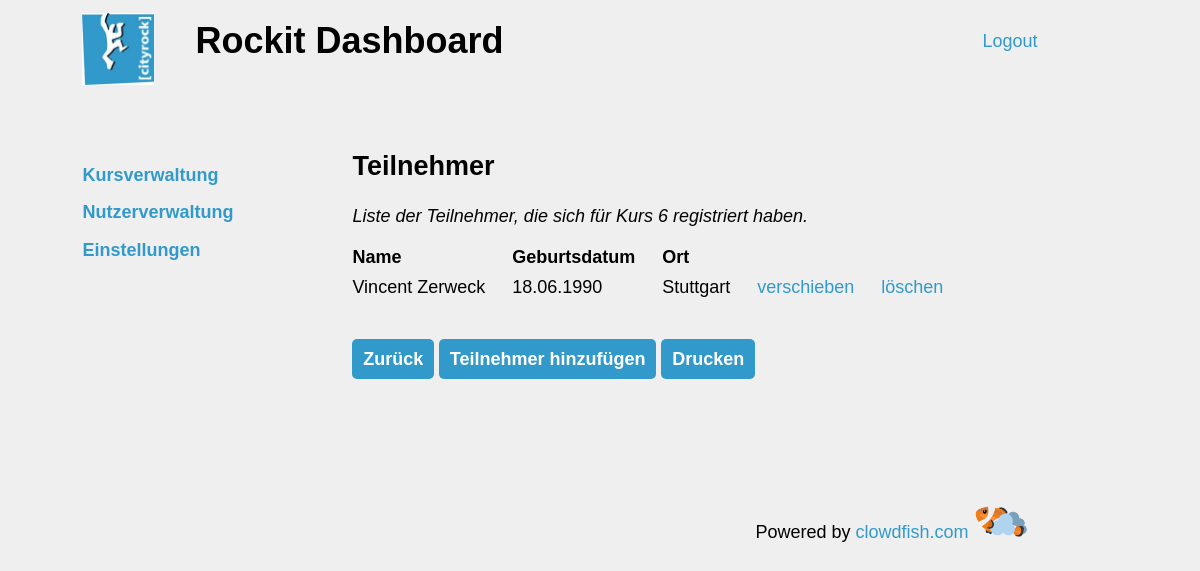
Page /site/registrants.php?id=6 (signed in) on the committed database.
### tables this page shows
CREATE TABLE `registrant` (
  `id` int(11) NOT NULL AUTO_INCREMENT,
  `first_name` varchar(45) DEFAULT NULL,
  `last_name` varchar(45) DEFAULT NULL,
  `street` varchar(60) DEFAULT NULL,
  `zip` int(6) DEFAULT NULL,
  `city` varchar(45) DEFAULT NULL,
  `birthday` varchar(10) DEFAULT NULL,
  `email` varchar(60) DEFAULT NULL,
  `phone` varchar(20) DEFAULT NULL,
  `mobile` varchar(20) DEFAULT NULL,
  PRIMARY KEY (`id`),
  UNIQUE KEY `id_UNIQUE` (`id`)
);

### site/registrants.php (the view, shortened to what this page needs)
<?php
include_once('_init.php');
if(isset($_POST['new'])) {
	$success = false;
	if(preg_match("/\d{2}.\d{2}.\d{4}/", $_POST['birthday']))
		$success = addRegistrant($_GET['id'], $_POST['firstname'], $_POST['lastname'],
														 $_POST['street'], $_POST['zip'], $_POST['city'],
														 $_POST['birthday'], $_POST['email']);
	$title = "Neuer Teilnehmer";
	if($success)
		$content = "Teilnehmer wurde erfolgreich hinzugefügt.";
	else
		$content = "Fehler: Teilnehmer konnte nicht hinzugefügt werden.";
	include('_main.php');
}
else {
	$course = getCourse($_GET['id']);
	$registrants = getRegistrants($_GET['id']);
	if(isset($_GET['action'])) {
		if($_GET['action'] == 'print') {
			require('./lib/fpdf/fpdf.php');
			$title = utf8_decode("Teilnehmerliste für den");
			$title .= " " . $course['dates'][0]['date']->format('j.n.Y');
			$pdf = new FPDF();
			$pdf->SetMargins(15, 20);
			$pdf->AddPage();
			$pdf->SetFont('Arial','B',16);
			$pdf->Cell(0,18,$title,0,1,'L');
			foreach($registrants as $registrant) {
				$firstname = utf8_decode($registrant['first_name']);
				$lastname = utf8_decode($registrant['last_name']);
				$text = "{$firstname} {$lastname}";
				$text .= " ({$registrant['birthday']})";
				$pdf->SetFont('Arial','B',12);
				$pdf->Cell(0,5,$text,0,0,'L');
				$pdf->ln();
				$street = utf8_decode($registrant['street']);
				$city = utf8_decode($registrant['city']);
				$text = "{$street}, {$registrant['zip']} {$city}";
				$pdf->SetFont('Arial','',12);
				$pdf->Cell(0,5,$text,0,0,'L');
				$pdf->ln();
				$text = "{$registrant['email']}, {$registrant['phone']}";
				$pdf->Cell(0,5,$text,0,0,'L');
				$pdf->ln();
				$pdf->ln();
			}
			$pdf->Output();
		}
		else if($_GET['action'] == 'new') {
			$title = "Teilnehmer hinzufügen";
			$content = "
				<form method='post' onsubmit='return cityrock.validateForm(this);'>
					<label for='firstname'>Vorname</label>
					<input type='text' placeholder='Max' name='firstname'>
					<label for='lastname'>Nachname</label>
					<input type='text' placeholder='Mustermann' name='lastname'>
					<label for='street'>Straße und Hausnummer</label>
					<input type='text' placeholder='Musterstraße 2' name='street'>
					<label for='zip'>Postleitzahl</label>
					<input type='text' placeholder='123456' name='zip' class='zip'>
					<label for='city'>Ort</label>
					<input type='text' placeholder='Musterstadt' name='city'>
					<label for='birthday'>Geburtsdatum</label>
					<input type='text' placeholder='01.01.1900' name='birthday' class='date'>
					<label for='email'>Email Adresse</label>
					<input type='text' placeholder='max@mustermann.de' name='email' class='email'>
					<input type='hidden' value='true' name='new'>
					<a href='./' class='button error'>Abbrechen</a>
					<input type='submit' value='Erstellen' class='button'>
				</form>";
			$content_class = "registrants";
			include('_main.php');
		}
	}
	else {
		$content = "
			<p>Liste der Teilnehmer, die sich für Kurs {$_GET['id']} registriert haben.</p>
			<div class='list'>
				<span class='list-heading'>
					<span>Name</span>
					<span>Geburtsdatum</span>
					<span class='no-mobile'>Ort</span>
					<span class='no-mobile'></span>
					<span></span>
				</span>";
		foreach($registrants as $registrant) {
			$content .= "
				<span class='list-item'>
					<span>{$registrant['first_name']} {$registrant['last_name']}</span>
					<span>{$registrant['birthday']}</span>
					<span class='no-mobile'>{$registrant['city']}</span>
					<span class='no-mobile registrant-move'><a href='#' class='move' id='{$registrant['id']}'>verschieben</a></span>
					<span>
						<form action='{$root_directory}/confirmation' method='post'>
							<input type='hidden' name='confirmation' value='true'>
							<input type='hidden' name='action' value='delete'>
							<input type='hidden' name='description' value='Teilnehmer'>
							<input type='hidden' name='table' value='registrant'>
							<input type='hidden' name='id' value='{$registrant['id']}'>
							<a href='#' class='confirm'>löschen</a>
						</form>
					</span>
				</span>";
		}
		$content .= "
			</div>
			<span id='move-registrant'>
		  	<form action='{$root_directory}/confirmation' method='post' class='inline'>
					<label for='new_course_id' class='inline'>Verschieben nach:</label>
					<select name='new_course_id' class='inline'>";
		$alternatives = getCourses($course['course_type_id']);
		foreach($alternatives as $alternative) {
			if($alternative['id'] != $_GET['id']) {
				$date = $alternative['date']->format('j.n.Y');
				$content .= "<option value='{$alternative['id']}'>$date</option>";
			}
		}
		$content .= "
			    </select>
					<input type='hidden' name='confirmation' value='true'>
					<input type='hidden' name='action' value='move'>
					<input type='hidden' name='description' value='Teilnehmer'>
					<input type='hidden' name='table' value='registrant'>
					<input type='hidden' name='old_course_id' value='{$_GET['id']}'>
					<input type='hidden' name='registrant_id' value='-1'>
			    <input type='submit' class='button button-move-item' value='Verschieben'>
			  </form>
			  <a href='#' class='button error remove-move-item'>Abbrechen</a>
			</span>
			<a href='{$root_directory}/course' class='button'>Zurück</a>
			<a href='{$root_directory}/course/{$_GET['id']}/registrants/new' class='button'>Teilnehmer hinzufügen</a>
			<a href='{$root_directory}/course/{$_GET['id']}/registrants/print' class='button' target='_blank'>Drucken</a>";
		include('_main.php');
	}
}
?>

### rows in the picture
registrant: first_name "Vincent", last_name "Zerweck", birthday "18.06.1990", city "Stuttgart"

### other values in the picture
$title "Teilnehmer"
$_GET['id'] "6"
